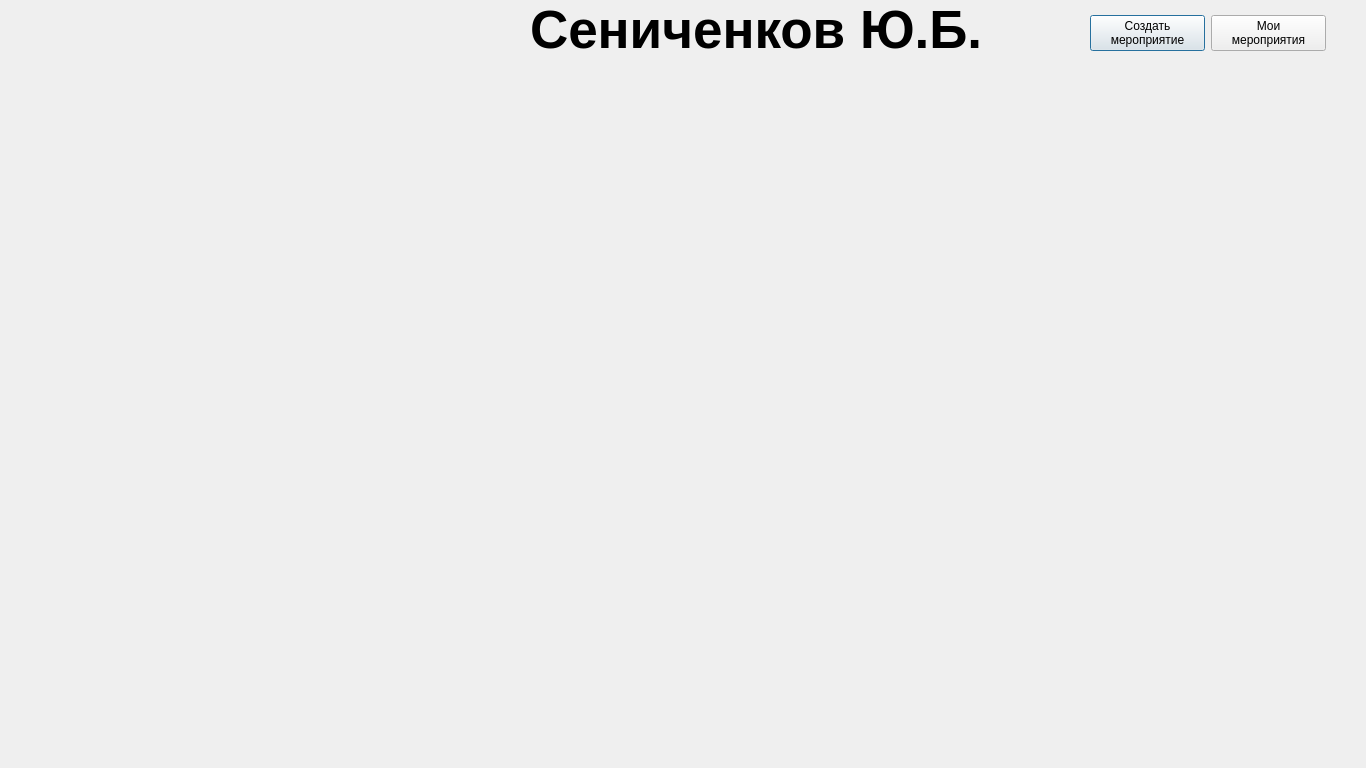
<?xml version="1.0" encoding="UTF-8"?>
<ui version="4.0">
 <class>senichenkov_y_b</class>
 <widget class="QDialog" name="senichenkov_y_b">
  <property name="geometry">
   <rect>
    <x>0</x>
    <y>0</y>
    <width>1366</width>
    <height>768</height>
   </rect>
  </property>
  <property name="windowTitle">
   <string>senichenkov_y_b</string>
  </property>
  <widget class="QLabel" name="label">
   <property name="geometry">
    <rect>
     <x>-45</x>
     <y>0</y>
     <width>1366</width>
     <height>768</height>
    </rect>
   </property>
   <property name="text">
    <string/>
   </property>
  </widget>
  <widget class="QLabel" name="label_2">
   <property name="geometry">
    <rect>
     <x>530</x>
     <y>0</y>
     <width>471</width>
     <height>61</height>
    </rect>
   </property>
   <property name="font">
    <font>
     <pointsize>40</pointsize>
     <weight>75</weight>
     <bold>true</bold>
    </font>
   </property>
   <property name="text">
    <string>&lt;html&gt;&lt;head/&gt;&lt;body&gt;&lt;p&gt;&lt;span style=&quot; color:#000000;&quot;&gt;Сениченков Ю.Б.&lt;/span&gt;&lt;/p&gt;&lt;/body&gt;&lt;/html&gt;</string>
   </property>
  </widget>
  <widget class="QWidget" name="">
   <property name="geometry">
    <rect>
     <x>1090</x>
     <y>10</y>
     <width>236</width>
     <height>46</height>
    </rect>
   </property>
   <layout class="QHBoxLayout" name="horizontalLayout">
    <item>
     <widget class="QPushButton" name="pushButton">
      <property name="text">
       <string>Создать
мероприятие</string>
      </property>
     </widget>
    </item>
    <item>
     <widget class="QPushButton" name="pushButton_2">
      <property name="text">
       <string>Мои
мероприятия</string>
      </property>
     </widget>
    </item>
   </layout>
  </widget>
 </widget>
 <resources/>
 <connections/>
</ui>
